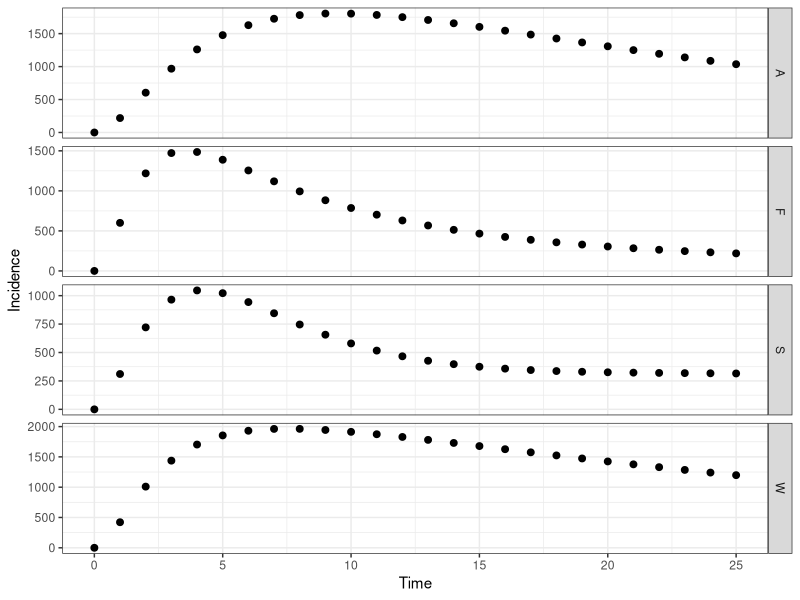

This figure's R source:
# CF McQuaid
# 21/04/2017
# Cohort model of TB including regression and a slow stream
########################################
#         ^     ^     ^     ^          #
#      -> Q <-> S <-> C <-> Y -> M     # Q - Quiescent, S - Subclinical, C - Minimal (C+S-), Y - Disseminated (C+S+, symptomatic), M - Death (due to disease)
#     /   ^     ^                      #
#    E    |     |                      # E - Infected, T - cumulative number disseminated
#     \   v     v                      #
#      -> K <-> Z                      # K- Quiescent (slow stream), Z- Subclinical (slow stream),
#         v     v                      #
########################################
setwd("C:/Users/cfmcquaid/Simulations")
library("reshape2"); library("deSolve"); library("ggplot2"); #source("Completed/theme_dark.R")
# Parameter sets: Average (), Wax (regression), Slow (slow), Full (regression, slow)
# Ax - rate from compartment A to compartment X, Omega - background mortality
paramA <- c(Eq=1.00, Ek=0.00, Qs=0.03, Qk=0.00, Kz=0.00, Kq=0.00, Sc=0.22, Sq=0.00, Sz=0.00, Zk=0.00, Zs=0.00, Cy=0.22, Cs=0.00, Ym=0.25, Yc=0.00, Omega=0.02)
paramW <- c(Eq=1.00, Ek=0.00, Qs=0.03, Qk=0.00, Kz=0.00, Kq=0.00, Sc=0.50, Sq=0.25, Sz=0.00, Zk=0.00, Zs=0.00, Cy=0.50, Cs=0.25, Ym=0.50, Yc=0.25, Omega=0.02)
paramS <- c(Eq=0.10, Ek=0.90, Qs=0.50, Qk=0.00, Kz=0.01, Kq=0.00, Sc=0.22, Sq=0.00, Sz=0.00, Zk=0.00, Zs=0.05, Cy=0.22, Cs=0.00, Ym=0.25, Yc=0.00, Omega=0.02)
paramF <- c(Eq=0.10, Ek=0.90, Qs=0.50, Qk=0.00, Kz=0.01, Kq=0.00, Sc=0.50, Sq=0.25, Sz=0.00, Zk=0.25, Zs=0.05, Cy=0.50, Cs=0.25, Ym=0.50, Yc=0.25, Omega=0.02)
# Initial states of compartments
state <- c(E=100000, Q=0, K=0, S=0, Z=0, C=0, Y=0, T=0, M=0)
# Timespan for simulation
times <- seq(0, 25, by = 1)
# ODEfunction
regr <- function(t, state, parameters){
  with(as.list(c(state, parameters)), {
   # rates of change
   dE <- - (Eq + Ek)*E
   dQ <- + Eq*E + Sq*S + Kq*K - (Qs + Qk + Omega)*Q
   dK <- + Ek*E + Zk*Z + Qk*Q - (Kz + Kq + Omega)*K
   dS <- + Qs*Q + Cs*C + Zs*Z - (Sc + Sq + Sz + Omega)*S
   dZ <- + Kz*K + Sz*S - (Zk + Zs + Omega)*Z
   dC <- + Sc*S + Yc*Y - (Cs + Cy + Omega)*C
   dY <- + Cy*C -(Yc + Ym + Omega)*Y
   dT <- + Cy*C
   dM <- + Ym*Y
   # return the rate of change
   list(c(dE, dQ, dK, dS, dZ, dC, dY, dT, dM))
  })
}
# Calculations
outA <- ode(y = state, times = times, func = regr, parms = paramA); outW <- ode(y = state, times = times, func = regr, parms = paramW); outS <- ode(y = state, times = times, func = regr, parms = paramS); outF <- ode(y = state, times = times, func = regr, parms = paramF)
outA <- as.data.frame(outA); outW <- as.data.frame(outW); outS <- as.data.frame(outS); outF <- as.data.frame(outF)
# Formatting the data for plotting - putting into a melted data.fame, with additional columns for the source matrix and the incidence rate
outA$rate <- outA$S*paramA["Sc"]; outW$rate <- outW$S*paramW["Sc"]; outS$rate <- outS$S*paramS["Sc"]; outF$rate <- outF$S*paramF["Sc"];
outA <- melt(outA, id.vars = c("time")); outW <- melt(outW, id.vars = c("time")); outS <- melt(outS, id.vars = c("time")); outF <- melt(outF, id.vars = c("time"))
outA$source <- "A"; outW$source <- "W"; outS$source <- "S"; outF$source <- "F"
out <- rbind(outA, outW, outS, outF)
# Plot output
theme_set(theme_bw())
ggplot(out[out$variable %in%c("rate"), ], aes(time, value)) + geom_point(size=2) + labs(x = "Time", y = "Incidence") + facet_grid(source ~ . , scales = "free")
# Fitting parameters and state: proportion of individuals disease or dead (due to TB) after Otime years, using parameter set Osource
Osource <- "S"; Otime <- 5
Osize <- out[which(out$source == Osource & out$variable %in% c("Q", "S", "K", "Z",  "C", "Y", "M") & out$time == Otime), ];
sum(Osize$value[Osize$variable %in% c("C", "Y", "M")]) / sum(Osize$value)
